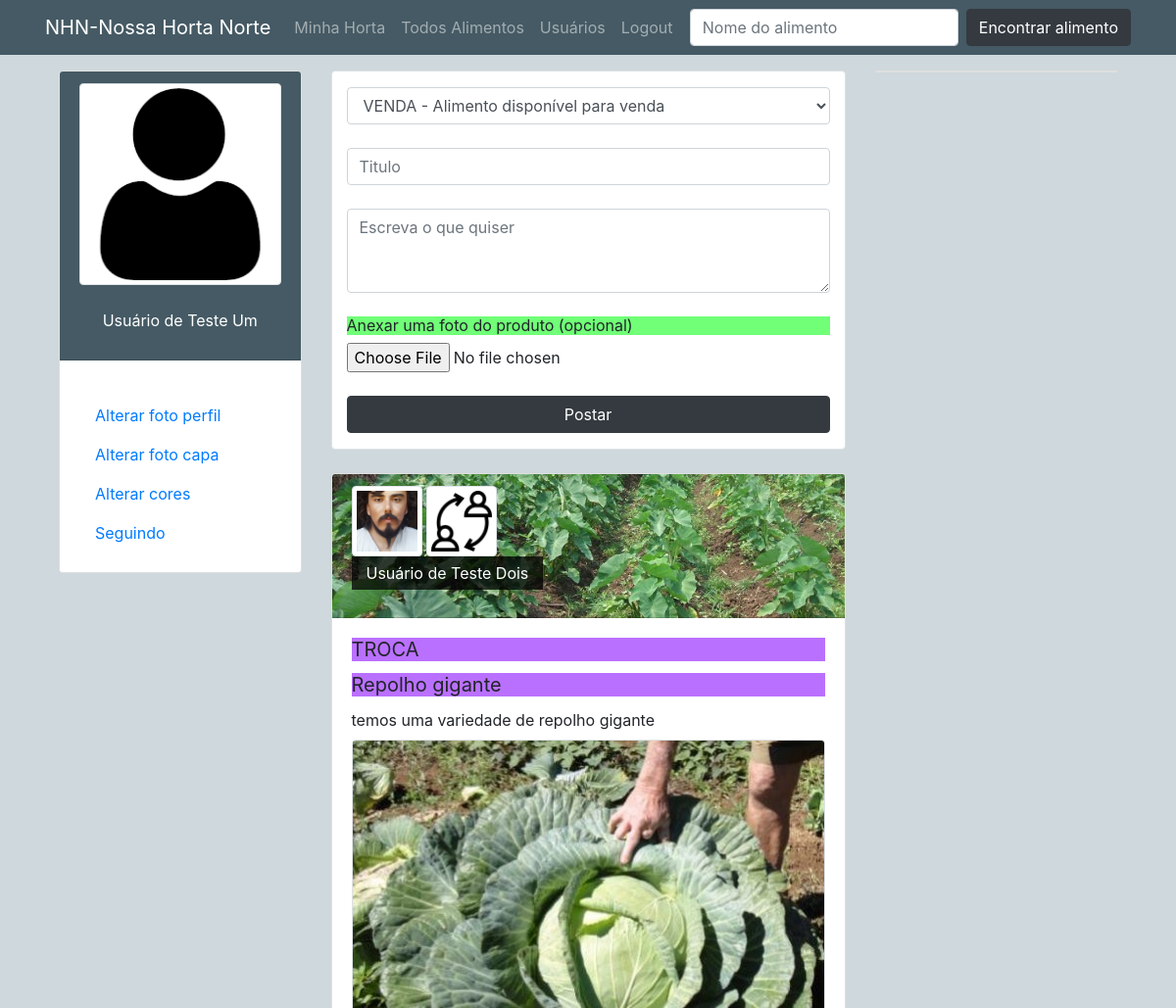
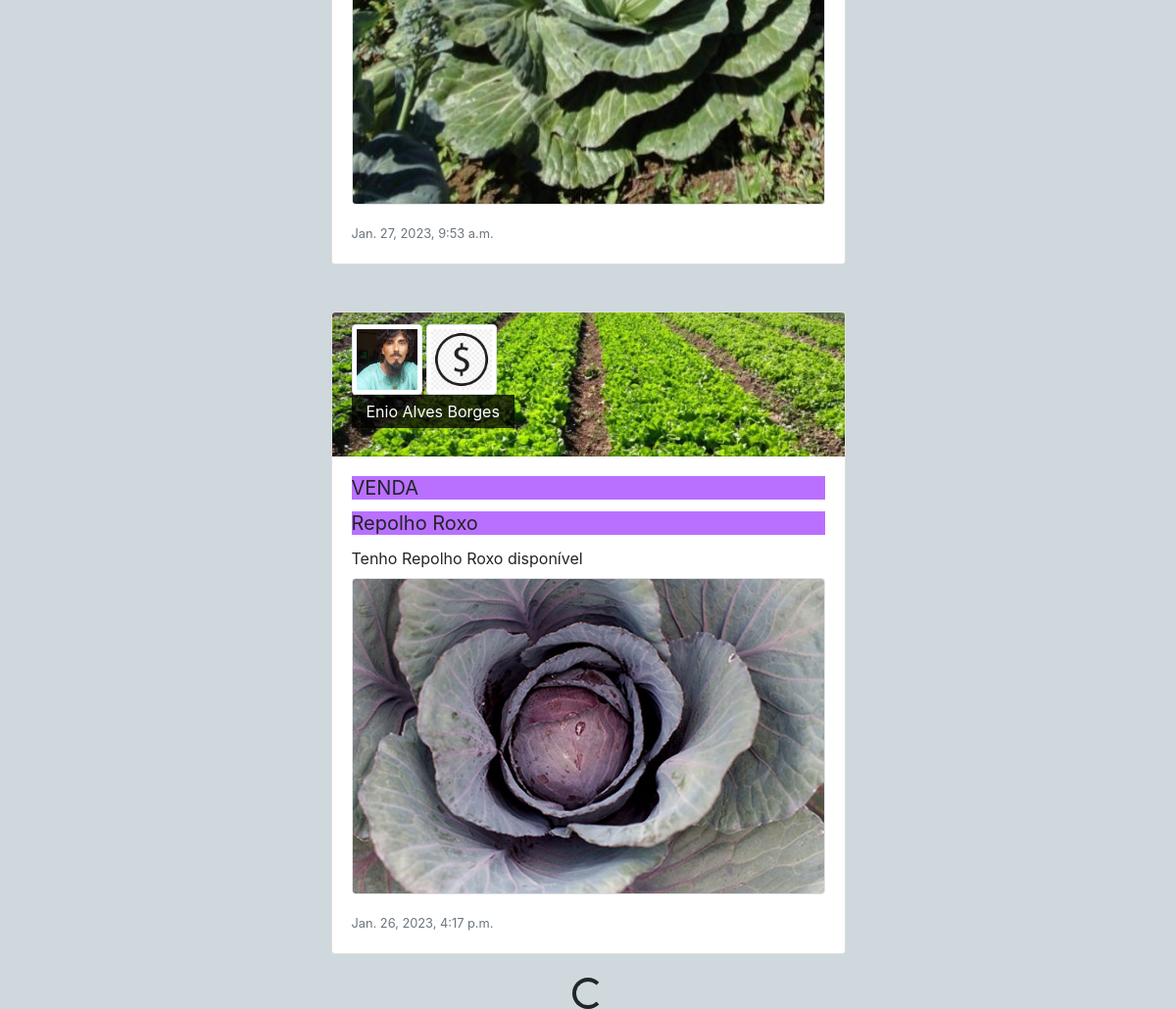
The app's page /?page=2 (signed in) with its own data (2 pictures, top to bottom).
### perfis/models.py (models this page shows, shortened)
class Perfil(models.Model):
    nome = models.CharField(max_length=255, null=False)
    telefone = models.CharField(max_length=15, null=True, blank=True)
    endereco_maps = models.CharField(max_length=255, null=True, blank=True)
    imagem_perfil = models.ImageField(null=True, blank=True, upload_to='uploads/fotoperfil/')
    imagem_capa = models.ImageField(null=True, blank=True, upload_to='uploads/fotocapa/')
    cor = models.CharField(max_length=10, default='#455A64')
    contatos = models.ManyToManyField('self')
    usuario = models.OneToOneField(User, related_name='perfil', on_delete=models.CASCADE)

class Post(models.Model):
    RELACAO_PRODUTO = [
        ("VENDA", "VENDA - Alimento disponível para venda"),
        ("TROCA", "TROCA - Alimento disponível para troca"),
        ("DOAÇÃO", "DOAÇÃO - Alimento disponível para doação")
    ]
    relacao = models.CharField(verbose_name = "Relação", max_length = 10, choices=RELACAO_PRODUTO, default="VENDA")
    titulo = models.CharField(max_length=250)
    text = models.TextField()
    data_postagem = models.DateTimeField(auto_now=True)
    perfil = models.ForeignKey(Perfil, on_delete=models.CASCADE, related_name='posts')
    imagem = models.ImageField(null=True, blank=True, upload_to='uploads/postagem/')

### perfis/views.py (the view)
# urls.py: path('', views.index, name='index'),
@login_required(login_url='login')
def index(request):
    timeline = selecionar_posts_de_amigos(request)
    dados = {}
    dados['perfis'] = Perfil.objects.all()
    dados['perfil_logado'] = request.user.perfil
    page = request.GET.get('page', 1)
    paginator = Paginator(timeline, 2)
    try:
        dados['timeline'] = paginator.page(page)
    except PageNotAnInteger:
        dados['timeline'] = paginator.page(1)
    except EmptyPage:
        dados['timeline'] = paginator.page(paginator.num_pages)
    return render(request, 'index.html', dados)

### perfis/views.py (called while the page is built)
def selecionar_posts_de_amigos(request):
    dados_feed = request.user.perfil
    amigos = dados_feed.contatos.all()
    posts = []
    for amigo in amigos:
        posts.extend(list(amigo.posts.all()))
    posts.sort(key=lambda x: x.data_postagem, reverse=True)
    return posts

### perfis/templates/index.html (shortened to what this page needs)
{% extends 'base.html' %}
{% load static %}
{% block main %}
<div class="container bg-white py-3 border rounded">
    <form method="POST" action="{% url 'postagem' %}" enctype="multipart/form-data">
        <select type="text" name="relacao" class="form-control" autofocus>
            <option value="VENDA" selected="">VENDA - Alimento disponível para venda</option>
        </select>
        <br>
        <input type="text" name="titulo" class="form-control" placeholder="Titulo"><br>
        <textarea name="texto" class="form-control" rows="3" placeholder="Escreva o que quiser"></textarea><br>
        <h6>Anexar uma foto do produto (opcional)</h6>
        <input name="imagem" type="file" class="form-control-file"><br>
        <button class="btn btn-dark full-w">Postar</button>
    </form>
</div>
<div class="infinite-container">
    {% if timeline %}
    <ul class="list-group full-w">
        {% for post in timeline %}
        <div class="card post-index my-4 infinite-item" style="max-width: 100%; height: auto;">
            <div class="no-gutters">
                <div class="card-header" style="{% if post.perfil.imagem_capa %} background: url('/media/{{ post.perfil.imagem_capa }}'); {% else %} background: url('{% static '/media/img/bg01.jpg' %}'); {% endif %}
                                                        background-repeat: no-repeat;
                                                        background-size: cover;
                                                        background-position: center;">
                    <img src="{% if post.perfil.imagem_perfil %} /media/{{ post.perfil.imagem_perfil }} {% else %} {% static '/media/img/user.png' %} {% endif %}" width="72" alt="Usuário" class="img-thumbnail">
                    <img src="{% if post.relacao == 'VENDA' %} {% static '/media/img/sifrao.png' %} {% elif post.relacao == 'TROCA' %} {% static '/media/img/troca.png' %} {% elif post.relacao == 'DOAÇÃO' %} {% static '/media/img/doacao.png' %} {% endif %}" width="72" alt="Usuário" class="img-thumbnail">
                    <p class="text-white">{{ post.perfil.nome }}</p>
                </div>
                <div class="card-body">
                    <h5 class="card-title">{{ post.relacao }}</h5>
                    <h5 class="card-title">{{ post.titulo }}</h5>
                    <p class="card-text">
                        {{ post.text }}
                        {% if post.imagem %}
                        <img src="/media/{{ post.imagem }}" alt="Post imagem" class="img-fluid full-w border rounded mt-2">
                        {% endif %}
                    </p>
                    <p class="card-text"><small class="text-muted">{{ post.data_postagem }}</small>
                    </p>
                </div>
            </div>
        </div>
    </ul>
{% endfor %}
</div>
<div class="d-flex justify-content-center" style="display:none;">
    <div class="spinner-border" role="status">
    </div>
</div>
{% endif %}
{% endblock %}

### perfis/templates/base.html (shortened to what this page needs)
{% load static %}
<!DOCTYPE html>
<html lang="pt-br">
<head>
    <link rel="stylesheet" href="https://stackpath.bootstrapcdn.com/bootstrap/4.3.1/css/bootstrap.min.css"
>
    <link rel="stylesheet" href="{% static '/css/estilo.css' %}" rel="stylesheet">
</head>
<body style="{% if perfil_logado.imagem_capa %} background: url('/media/{{ perfil_logado.imagem_capa }}'); {% else %} background: #CFD8DC; {% endif %}
                background-repeat: no-repeat;
                background-size: cover;
                background-position: center;
                background-attachment: fixed;">
    <div class="navbar-dark fixed-top" style="background: {{ perfil_logado.cor }};">
        <nav class="navbar container navbar-expand-lg">
            <a class="navbar-brand" href="/">NHN-Nossa Horta Norte</a>
            <div class="collapse navbar-collapse" id="navbarSupportedContent">
                <ul class="navbar-nav mr-auto">
                    <li class="nav-item">
                        <a class="nav-link" href="{% url 'minhas_postagens' %}">Minha Horta</a>
                    </li>
                    <li class="nav-item">
                        <a class="nav-link" href="{% url 'todos_alimentos' %}">Todos Alimentos</a>
                    </li>
                    <li class="nav-item">
                        <a class="nav-link" href="{% url 'buscar_usuario' %}">Usuários</a>
                    </li>
                    <li class="nav-item">
                        <a class="nav-link" href="{% url 'deslogar' %}">Logout</a>
                    </li>
                </ul>
                <form method="POST" action="{% url 'buscar_alimento' %}"
                    class="form-inline my-2 my-lg-0 form-buscalimento">
                    <input class="form-control mr-sm-2" type="search" name="buscalimento" placeholder="Nome do alimento">
                    <button class="btn btn-dark my-2 my-sm-0" type="submit">Encontrar alimento</button>
                </form>
            </div>
        </nav>
    </div>
    <main class="mt-5 index">
        <div class="row container">
            <section class="col col-sm-12 col-md-3 col-lg-3 col-xl-3 mt-4 opcoes-do-usuario">
                <div class="card">
                    <div class="card-header center-center" style="background: {{ perfil_logado.cor }};"
                        data-toggle="tooltip" data-placement="bottom" title="Alterar foto do perfil">
                        <img src="{% if perfil_logado.imagem_perfil %} /media/{{ perfil_logado.imagem_perfil }}
                        {% else %} {% static 'media/img/user.png' %} {% endif %}" alt="Usuário" width="100%"
                            class="img-fluid img-thumbnail"><br>
                        <p class="text-white">{{ perfil_logado.nome }}</p>
                    </div>
                    <div class="card-body">
                        <ul class="nav flex-column mt-3">
                            <li class="nav-item"> <a class="nav-link" href="" data-toggle="modal"
                                    data-target="#alterarFotoPerfil">Alterar foto perfil</a> </li>
                            <li class="nav-item"> <a class="nav-link" href="" data-toggle="modal"
                                    data-target="#alterarFotoCapa">Alterar foto capa</a> </li>
                            <li class="nav-item"> <a class="nav-link" href="" data-toggle="modal"
                                    data-target="#alterarCorPerfil">Alterar cores</a> </li>
                            <li class="nav-item"> <a class="nav-link" href="{% url 'conexoes' %}">Seguindo</a> </li>
                        </ul>
                    </div>
                </div>
            </section>
            <div class="col col-sm-12 col-md-12 col-lg-6 col-xl-6 mt-4">
                {% block main %}
                {% endblock %}
            </div>
            <aside class="col col-sm-12 col-md-12 col-lg-3 col-xl-3 mt-4">
                <div class="bg-white card">
                </div>
            </aside>
        </div>
    </main>
</body>
</html>

### perfis/static/css/estilo.css (style rules this page uses)
html, body { height: 100%; }
h1, h2, h3, h4, h6 { background: #00ff0d8f; font-weight: normal; }
h5 { background: #8400ff8f; font-weight: normal; }
main.index { min-height: calc(100% - 56px); display: flex; flex-direction: row; justify-content: center; }
.post-index .card-header p { width: fit-content; background: #000000bb; padding: 5px 15px; }
.opcoes-do-usuario { display: flex; flex-direction: column; justify-content: flex-start; align-items: center; }
.center-center { display: flex; flex-direction: column; justify-content: center; align-items: center; }
.full-w { width: 100%; }

### records on screen
Perfil: nome "Usuário de Teste Um"
Post: perfil.imagem_capa (picture), perfil.imagem_perfil (picture), perfil.nome "Usuário de Teste Dois", relacao "TROCA", titulo "Repolho gigante", text "temos uma variedade de repolho gigante", imagem (picture), data_postagem "Jan. 27, 2023, 9:53 a.m."
Post: perfil.imagem_capa (picture), perfil.imagem_perfil (picture), perfil.nome "Enio Alves Borges", relacao "VENDA", titulo "Repolho Roxo", text "Tenho Repolho Roxo disponível", imagem (picture), data_postagem "Jan. 26, 2023, 4:17 p.m."
